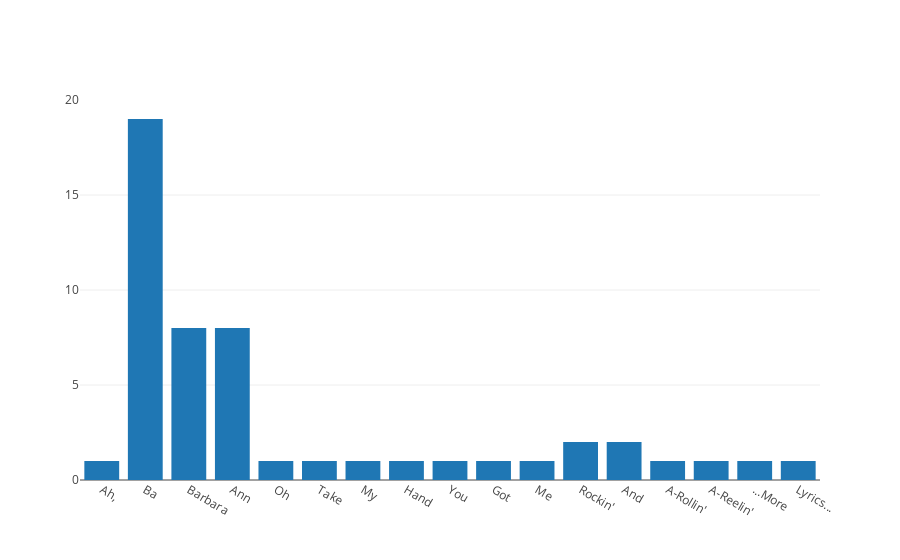

Source (notebook cell):
### Code cell
plotly.offline.iplot({'data': [trace]})

### Figure 1 — Plotly figure (JSON) as saved in the notebook; plotly's stock layout.template omitted (floating-point values rounded to 4 significant figures)
{"data": [{"type": "bar", "uid": "b3724422-d5de-11ea-88ae-34363b7ec9a2", "x": ["Ah,", "Ba", "Barbara", "Ann", "Oh", "Take", "My", "Hand", "You", "Got", "Me", "Rockin'", "And", "A-Rollin'", "A-Reelin'", "...More", "Lyrics..."], "y": [1, 19, 8, 8, 1, 1, 1, 1, 1, 1, 1, 2, 2, 1, 1, 1, 1]}], "layout": {}}
